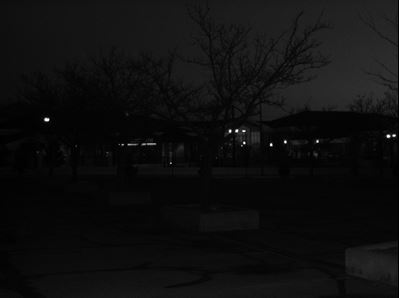
#> input picture Assignment 2/Images/cctv1.JPG, 399 x 298 px
$ python theif.py Images/cctv1.JPG
#> lines starting #> are read from the running program, lines starting #| are printed output that depends on the picture
#Roll No-200914
import numpy as np
import matplotlib.pyplot as plt
import cv2
import sys

#Read Image
path = sys.argv[1]
image = cv2.imread(path)
#> image is the input picture: shape (298, 399, 3); min 0, max 255, mean 14.8

#convert image to grayscale for processing
gray_img=cv2.cvtColor(image,cv2.COLOR_BGR2GRAY)
gray_img=np.asarray(gray_img)

#Histogram Equalization to Enhance Image

flatten_array=gray_img.flatten()
histogram=np.zeros(256)
#Calculate Histogram Values
for i in flatten_array:
    histogram[i]+=1
#> this loop made 118902 passes
#> i on passes 1 to 3: 13, 13, 13
#> after the loop, histogram = 256 values, max 12999 at index 6, min 0 at index 72, mean 464.5
#Normalise Histogram
sum=np.sum(histogram)
#> sum = 118902
normalised_histogram=histogram/sum
#> normalised_histogram = 256 values, max 0.109 at index 6, min 0 at index 72, mean 0.00391
#Cumulative Histogram
cumulative=np.cumsum(histogram)
#> cumulative = 256 values from 434 to 118902
#Apply to Image
newimage=cumulative[flatten_array]
newimage=np.reshape(newimage, gray_img.shape)
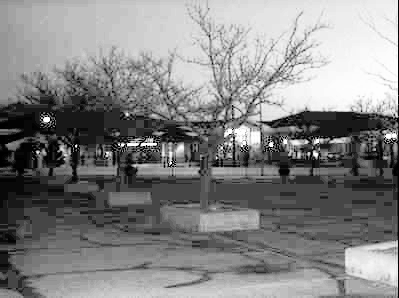
#> newimage: shape (298, 399) float64; min 434, max 118902, mean 61935.8; drawn with min black and max white
#Rescaling values from 0 to 255
max=newimage.max()
#> max = 118902
newimage=newimage/max*255

#Write Image
num = path[-5]
cv2.imwrite("enhanced-cctv"+num+".jpg",newimage)

$ run again, on Assignment 2/Images/cctv3.JPG
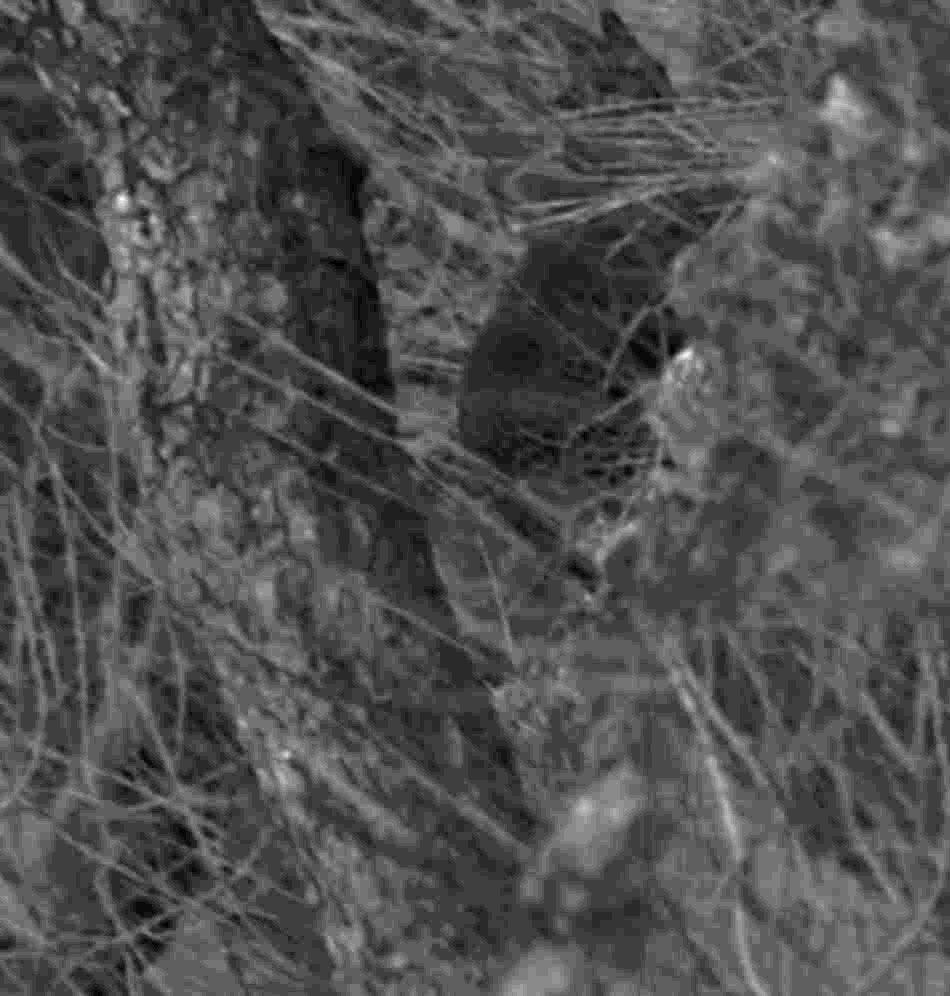
#> input picture Assignment 2/Images/cctv3.JPG, 950 x 996 px
#> image is the input picture: shape (996, 950, 3); min 0, max 24, mean 7.5
#> the loop `for i in flatten_array:` made 946200 passes
#> i on passes 1 to 3: 12, 12, 11
#> after the loop `for i in flatten_array:`: histogram = 256 values, max 173292 at index 6, min 0 at index 25, mean 3696.1
#> sum = 946200
#> normalised_histogram = 256 values, max 0.183 at index 6, min 0 at index 25, mean 0.00391
#> cumulative = 256 values from 204 to 946200
#> `newimage=np.reshape(newimage, gray_img.shape)`:
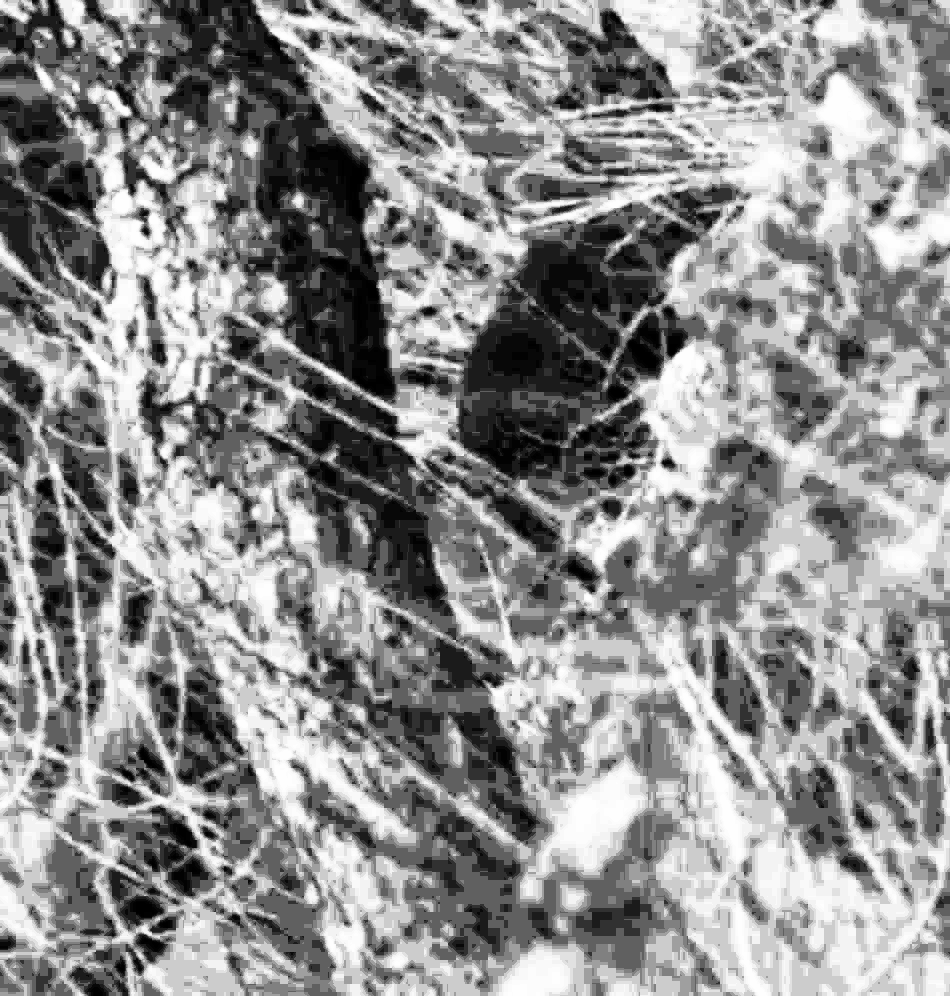
#> newimage: shape (996, 950) float64; min 204, max 946200, mean 530257; drawn with min black and max white
#> max = 946200

$ run again, on Assignment 2/Images/cctv4.JPG
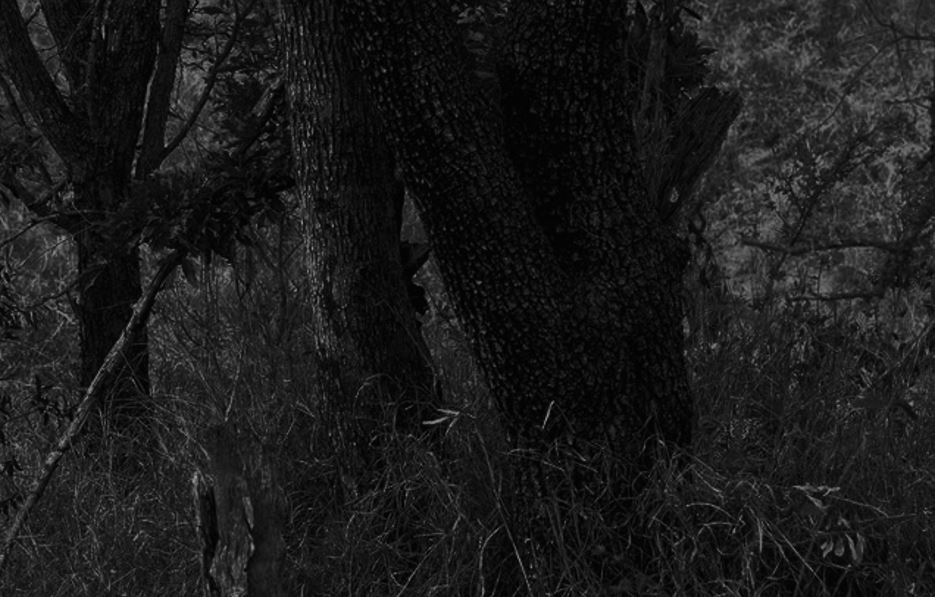
#> input picture Assignment 2/Images/cctv4.JPG, 935 x 597 px
#> image is the input picture: shape (597, 935, 3); min 0, max 158, mean 26.9
#> the loop `for i in flatten_array:` made 558195 passes
#> i on passes 1 to 3: 10, 12, 15
#> after the loop `for i in flatten_array:`: histogram = 256 values, max 14172 at index 15, min 0 at index 139, mean 2180.4
#> sum = 558195
#> normalised_histogram = 256 values, max 0.0254 at index 15, min 0 at index 139, mean 0.00391
#> cumulative = 256 values from 1905 to 558195
#> `newimage=np.reshape(newimage, gray_img.shape)`:
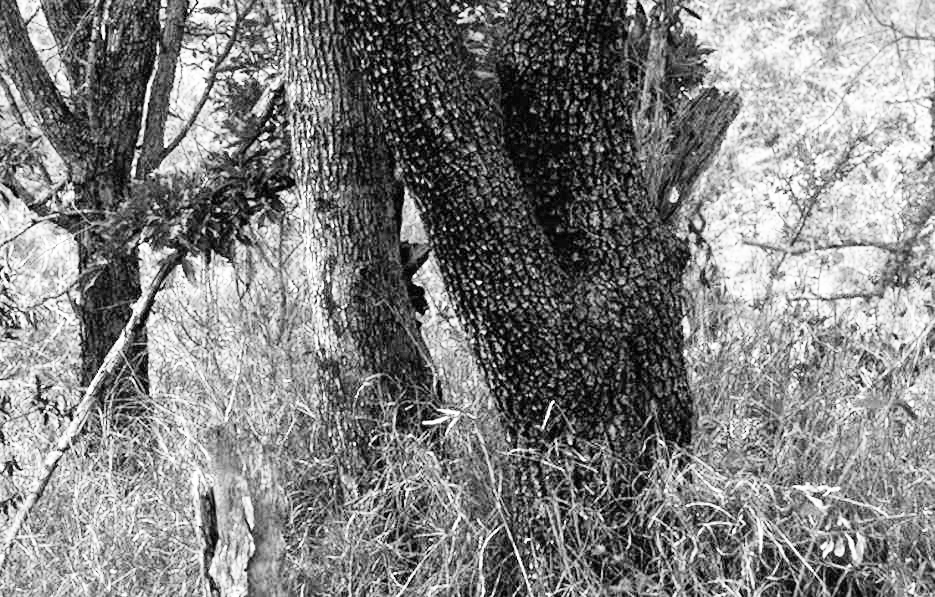
#> newimage: shape (597, 935) float64; min 1905, max 558195, mean 284160.6; drawn with min black and max white
#> max = 558195
